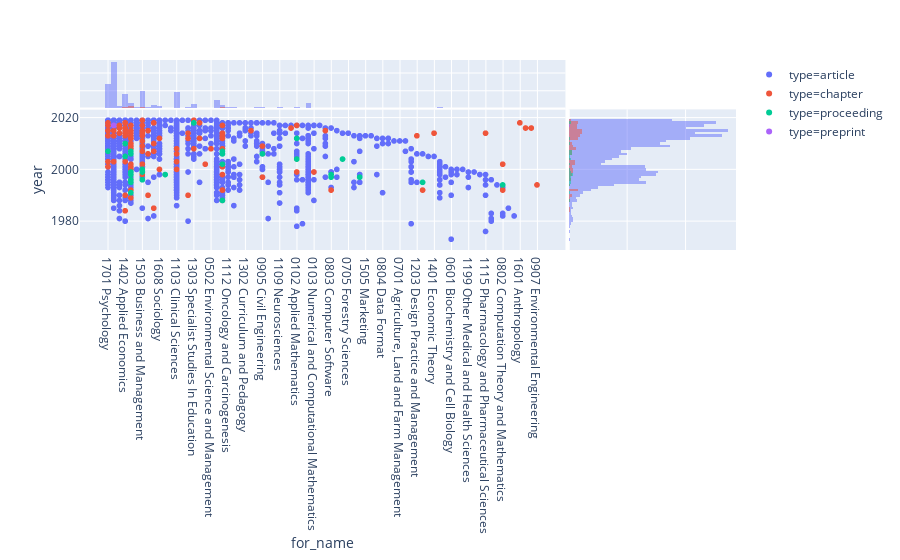

Write notebook code for a chart like this one.
### Code cell
px.scatter(df2, x="for_name", y="year", color="type", marginal_x="histogram", marginal_y="histogram")

### Figure 1 — Plotly figure (JSON) as saved in the notebook; plotly's stock layout.template omitted (floating-point values rounded to 4 significant figures; data arrays with more than 128 entries replaced by an {"elided": "..."} marker saying what was removed)
{"data": [{"hoverlabel": {"namelength": 0}, "hovertemplate": "type=article<br>for_name=%{x}<br>year=%{y}", "legendgroup": "type=article", "marker": {"color": "#636efa", "symbol": "circle"}, "mode": "markers", "name": "type=article", "showlegend": true, "type": "scattergl", "uid": "6c779614-e0f2-4013-9c53-652176f7c39a", "x": {"elided": "2062 str values"}, "xaxis": "x", "y": {"elided": "2062 int values"}, "yaxis": "y"}, {"alignmentgroup": "True", "bingroup": "x", "hoverlabel": {"namelength": 0}, "hovertemplate": "type=article<br>for_name=%{x}<br>count=%{y}", "legendgroup": "type=article", "marker": {"color": "#636efa"}, "name": "type=article", "offsetgroup": "type=article", "opacity": 0.5, "showlegend": false, "type": "histogram", "uid": "2a31844d-8dc7-4999-b839-fa6a4e29df2d", "x": {"elided": "2062 str values"}, "xaxis": "x", "yaxis": "y2"}, {"alignmentgroup": "True", "bingroup": "y", "hoverlabel": {"namelength": 0}, "hovertemplate": "type=article<br>year=%{y}<br>count=%{x}", "legendgroup": "type=article", "marker": {"color": "#636efa"}, "name": "type=article", "offsetgroup": "type=article", "opacity": 0.5, "showlegend": false, "type": "histogram", "uid": "1511c66d-f2aa-4e6e-b8d1-627f6193d280", "xaxis": "x2", "y": {"elided": "2062 int values"}, "yaxis": "y"}, {"hoverlabel": {"namelength": 0}, "hovertemplate": "type=chapter<br>for_name=%{x}<br>year=%{y}", "legendgroup": "type=chapter", "marker": {"color": "#EF553B", "symbol": "circle"}, "mode": "markers", "name": "type=chapter", "showlegend": true, "type": "scattergl", "uid": "41615c02-76ef-4095-9bd7-f6d97b08d685", "x": ["1303 Specialist Studies In Education", "1503 Business and Management", "1601 Anthropology", "1606 Political Science", "1402 Applied Economics", "1701 Psychology", "1303 Specialist Studies In Education", "1402 Applied Economics", "1605 Policy and Administration", "1402 Applied Economics", "0801 Artificial Intelligence and Image Processing", "0806 Information Systems", "0102 Applied Mathematics", "0104 Statistics", "1117 Public Health and Health Services", "1701 Psychology", "1503 Business and Management", "2103 Historical Studies", "0104 Statistics", "0104 Statistics", "1402 Applied Economics", "1202 Building", "1402 Applied Economics", "0403 Geology", "2002 Cultural Studies", "0806 Information Systems", "0806 Information Systems", "0806 Information Systems", "1503 Business and Management", "1701 Psychology", "1117 Public Health and Health Services", "1801 Law", "1604 Human Geography", "1402 Applied Economics", "1701 Psychology", "1402 Applied Economics", "1403 Econometrics", "1401 Economic Theory", "1503 Business and Management", "0806 Information Systems", "0801 Artificial Intelligence and Image Processing", "1115 Pharmacology and Pharmaceutical Sciences", "1503 Business and Management", "0104 Statistics", "1503 Business and Management", "1402 Applied Economics", "1503 Business and Management", "1203 Design Practice and Management", "1701 Psychology", "1701 Psychology", "1117 Public Health and Health Services", "1402 Applied Economics", "1503 Business and Management", "0801 Artificial Intelligence and Image Processing", "0806 Information Systems", "0801 Artificial Intelligence and Image Processing", "0806 Information Systems", "1606 Political Science", "1608 Sociology", "0801 Artificial Intelligence and Image Processing", "0801 Artificial Intelligence and Image Processing", "0806 Information Systems", "0806 Information Systems", "1403 Econometrics", "1503 Business and Management", "1402 Applied Economics", "1605 Policy and Administration", "0806 Information Systems", "0905 Civil Engineering", "0806 Information Systems", "1503 Business and Management", "0806 Information Systems", "0806 Information Systems", "0801 Artificial Intelligence and Image Processing", "1103 Clinical Sciences", "0502 Environmental Science and Management", "0806 Information Systems", "1303 Specialist Studies In Education", "1605 Policy and Administration", "1503 Business and Management", "1701 Psychology", "1103 Clinical Sciences", "1801 Law", "0905 Civil Engineering", "0102 Applied Mathematics", "1103 Clinical Sciences", "1117 Public Health and Health Services", "1117 Public Health and Health Services", "1701 Psychology", "1402 Applied Economics", "2203 Philosophy", "0806 Information Systems", "1503 Business and Management", "1503 Business and Management", "0802 Computation Theory and Mathematics", "0806 Information Systems", "0801 Artificial Intelligence and Image Processing", "1701 Psychology", "1103 Clinical Sciences", "0806 Information Systems", "1503 Business and Management", "1608 Sociology", "1503 Business and Management", "1503 Business and Management", "0102 Applied Mathematics", "0103 Numerical and Computational Mathematics", "0806 Information Systems", "1503 Business and Management", "0801 Artificial Intelligence and Image Processing", "0905 Civil Engineering", "0806 Information Systems", "0806 Information Systems", "0907 Environmental Engineering", "0806 Information Systems", "0801 Artificial Intelligence and Image Processing", "0806 Information Systems", "0803 Computer Software", "0801 Artificial Intelligence and Image Processing", "0802 Computation Theory and Mathematics", "0910 Manufacturing Engineering", "0801 Artificial Intelligence and Image Processing", "1801 Law", "1402 Applied Economics", "1403 Econometrics", "0806 Information Systems", "0801 Artificial Intelligence and Image Processing", "1605 Policy and Administration", "1402 Applied Economics"], "xaxis": "x", "y": [2019, 2019, 2018, 2018, 2018, 2018, 2018, 2018, 2018, 2018, 2017, 2017, 2017, 2017, 2017, 2017, 2017, 2016, 2016, 2016, 2016, 2016, 2016, 2016, 2015, 2015, 2015, 2015, 2015, 2015, 2015, 2015, 2015, 2015, 2015, 2014, 2014, 2014, 2014, 2014, 2014, 2014, 2014, 2014, 2014, 2014, 2013, 2013, 2013, 2013, 2013, 2013, 2013, 2013, 2013, 2013, 2012, 2012, 2012, 2012, 2012, 2012, 2012, 2012, 2011, 2010, 2010, 2010, 2009, 2009, 2009, 2009, 2008, 2008, 2008, 2008, 2008, 2008, 2007, 2007, 2007, 2006, 2006, 2006, 2004, 2003, 2003, 2003, 2003, 2003, 2002, 2002, 2002, 2002, 2002, 2001, 2001, 2001, 2000, 2000, 2000, 2000, 1999, 1999, 1999, 1999, 1998, 1998, 1998, 1997, 1996, 1996, 1994, 1992, 1992, 1992, 1992, 1992, 1992, 1992, 1992, 1990, 1990, 1990, 1989, 1988, 1985, 1984], "yaxis": "y"}, {"alignmentgroup": "True", "bingroup": "x", "hoverlabel": {"namelength": 0}, "hovertemplate": "type=chapter<br>for_name=%{x}<br>count=%{y}", "legendgroup": "type=chapter", "marker": {"color": "#EF553B"}, "name": "type=chapter", "offsetgroup": "type=chapter", "opacity": 0.5, "showlegend": false, "type": "histogram", "uid": "adcf911c-f3c8-47ea-b550-aa28ef95f7e3", "x": ["1303 Specialist Studies In Education", "1503 Business and Management", "1601 Anthropology", "1606 Political Science", "1402 Applied Economics", "1701 Psychology", "1303 Specialist Studies In Education", "1402 Applied Economics", "1605 Policy and Administration", "1402 Applied Economics", "0801 Artificial Intelligence and Image Processing", "0806 Information Systems", "0102 Applied Mathematics", "0104 Statistics", "1117 Public Health and Health Services", "1701 Psychology", "1503 Business and Management", "2103 Historical Studies", "0104 Statistics", "0104 Statistics", "1402 Applied Economics", "1202 Building", "1402 Applied Economics", "0403 Geology", "2002 Cultural Studies", "0806 Information Systems", "0806 Information Systems", "0806 Information Systems", "1503 Business and Management", "1701 Psychology", "1117 Public Health and Health Services", "1801 Law", "1604 Human Geography", "1402 Applied Economics", "1701 Psychology", "1402 Applied Economics", "1403 Econometrics", "1401 Economic Theory", "1503 Business and Management", "0806 Information Systems", "0801 Artificial Intelligence and Image Processing", "1115 Pharmacology and Pharmaceutical Sciences", "1503 Business and Management", "0104 Statistics", "1503 Business and Management", "1402 Applied Economics", "1503 Business and Management", "1203 Design Practice and Management", "1701 Psychology", "1701 Psychology", "1117 Public Health and Health Services", "1402 Applied Economics", "1503 Business and Management", "0801 Artificial Intelligence and Image Processing", "0806 Information Systems", "0801 Artificial Intelligence and Image Processing", "0806 Information Systems", "1606 Political Science", "1608 Sociology", "0801 Artificial Intelligence and Image Processing", "0801 Artificial Intelligence and Image Processing", "0806 Information Systems", "0806 Information Systems", "1403 Econometrics", "1503 Business and Management", "1402 Applied Economics", "1605 Policy and Administration", "0806 Information Systems", "0905 Civil Engineering", "0806 Information Systems", "1503 Business and Management", "0806 Information Systems", "0806 Information Systems", "0801 Artificial Intelligence and Image Processing", "1103 Clinical Sciences", "0502 Environmental Science and Management", "0806 Information Systems", "1303 Specialist Studies In Education", "1605 Policy and Administration", "1503 Business and Management", "1701 Psychology", "1103 Clinical Sciences", "1801 Law", "0905 Civil Engineering", "0102 Applied Mathematics", "1103 Clinical Sciences", "1117 Public Health and Health Services", "1117 Public Health and Health Services", "1701 Psychology", "1402 Applied Economics", "2203 Philosophy", "0806 Information Systems", "1503 Business and Management", "1503 Business and Management", "0802 Computation Theory and Mathematics", "0806 Information Systems", "0801 Artificial Intelligence and Image Processing", "1701 Psychology", "1103 Clinical Sciences", "0806 Information Systems", "1503 Business and Management", "1608 Sociology", "1503 Business and Management", "1503 Business and Management", "0102 Applied Mathematics", "0103 Numerical and Computational Mathematics", "0806 Information Systems", "1503 Business and Management", "0801 Artificial Intelligence and Image Processing", "0905 Civil Engineering", "0806 Information Systems", "0806 Information Systems", "0907 Environmental Engineering", "0806 Information Systems", "0801 Artificial Intelligence and Image Processing", "0806 Information Systems", "0803 Computer Software", "0801 Artificial Intelligence and Image Processing", "0802 Computation Theory and Mathematics", "0910 Manufacturing Engineering", "0801 Artificial Intelligence and Image Processing", "1801 Law", "1402 Applied Economics", "1403 Econometrics", "0806 Information Systems", "0801 Artificial Intelligence and Image Processing", "1605 Policy and Administration", "1402 Applied Economics"], "xaxis": "x", "yaxis": "y2"}, {"alignmentgroup": "True", "bingroup": "y", "hoverlabel": {"namelength": 0}, "hovertemplate": "type=chapter<br>year=%{y}<br>count=%{x}", "legendgroup": "type=chapter", "marker": {"color": "#EF553B"}, "name": "type=chapter", "offsetgroup": "type=chapter", "opacity": 0.5, "showlegend": false, "type": "histogram", "uid": "eef9714f-b6ee-41cf-b0d6-edefcedbd7f4", "xaxis": "x2", "y": [2019, 2019, 2018, 2018, 2018, 2018, 2018, 2018, 2018, 2018, 2017, 2017, 2017, 2017, 2017, 2017, 2017, 2016, 2016, 2016, 2016, 2016, 2016, 2016, 2015, 2015, 2015, 2015, 2015, 2015, 2015, 2015, 2015, 2015, 2015, 2014, 2014, 2014, 2014, 2014, 2014, 2014, 2014, 2014, 2014, 2014, 2013, 2013, 2013, 2013, 2013, 2013, 2013, 2013, 2013, 2013, 2012, 2012, 2012, 2012, 2012, 2012, 2012, 2012, 2011, 2010, 2010, 2010, 2009, 2009, 2009, 2009, 2008, 2008, 2008, 2008, 2008, 2008, 2007, 2007, 2007, 2006, 2006, 2006, 2004, 2003, 2003, 2003, 2003, 2003, 2002, 2002, 2002, 2002, 2002, 2001, 2001, 2001, 2000, 2000, 2000, 2000, 1999, 1999, 1999, 1999, 1998, 1998, 1998, 1997, 1996, 1996, 1994, 1992, 1992, 1992, 1992, 1992, 1992, 1992, 1992, 1990, 1990, 1990, 1989, 1988, 1985, 1984], "yaxis": "y"}, {"hoverlabel": {"namelength": 0}, "hovertemplate": "type=proceeding<br>for_name=%{x}<br>year=%{y}", "legendgroup": "type=proceeding", "marker": {"color": "#00cc96", "symbol": "circle"}, "mode": "markers", "name": "type=proceeding", "showlegend": true, "type": "scattergl", "uid": "9842c250-dde6-4dcb-aebf-a4b472a3e97b", "x": ["1303 Specialist Studies In Education", "1303 Specialist Studies In Education", "0102 Applied Mathematics", "1402 Applied Economics", "1701 Psychology", "0806 Information Systems", "0801 Artificial Intelligence and Image Processing", "0905 Civil Engineering", "0806 Information Systems", "0801 Artificial Intelligence and Image Processing", "1402 Applied Economics", "1005 Communications Technologies", "0102 Applied Mathematics", "0801 Artificial Intelligence and Image Processing", "1503 Business and Management", "0806 Information Systems", "1503 Business and Management", "0806 Information Systems", "0803 Computer Software", "0806 Information Systems", "2004 Linguistics", "0803 Computer Software", "0903 Biomedical Engineering", "0806 Information Systems", "1503 Business and Management", "0910 Manufacturing Engineering", "0806 Information Systems", "0802 Computation Theory and Mathematics", "0806 Information Systems", "0801 Artificial Intelligence and Image Processing"], "xaxis": "x", "y": [2018, 2018, 2012, 2010, 2007, 2007, 2007, 2006, 2006, 2006, 2005, 2004, 2004, 2002, 2000, 1999, 1999, 1998, 1998, 1998, 1998, 1997, 1997, 1996, 1996, 1995, 1995, 1994, 1991, 1988], "yaxis": "y"}, {"alignmentgroup": "True", "bingroup": "x", "hoverlabel": {"namelength": 0}, "hovertemplate": "type=proceeding<br>for_name=%{x}<br>count=%{y}", "legendgroup": "type=proceeding", "marker": {"color": "#00cc96"}, "name": "type=proceeding", "offsetgroup": "type=proceeding", "opacity": 0.5, "showlegend": false, "type": "histogram", "uid": "910d9e6b-40da-47a8-a6e3-73b47831d3ce", "x": ["1303 Specialist Studies In Education", "1303 Specialist Studies In Education", "0102 Applied Mathematics", "1402 Applied Economics", "1701 Psychology", "0806 Information Systems", "0801 Artificial Intelligence and Image Processing", "0905 Civil Engineering", "0806 Information Systems", "0801 Artificial Intelligence and Image Processing", "1402 Applied Economics", "1005 Communications Technologies", "0102 Applied Mathematics", "0801 Artificial Intelligence and Image Processing", "1503 Business and Management", "0806 Information Systems", "1503 Business and Management", "0806 Information Systems", "0803 Computer Software", "0806 Information Systems", "2004 Linguistics", "0803 Computer Software", "0903 Biomedical Engineering", "0806 Information Systems", "1503 Business and Management", "0910 Manufacturing Engineering", "0806 Information Systems", "0802 Computation Theory and Mathematics", "0806 Information Systems", "0801 Artificial Intelligence and Image Processing"], "xaxis": "x", "yaxis": "y2"}, {"alignmentgroup": "True", "bingroup": "y", "hoverlabel": {"namelength": 0}, "hovertemplate": "type=proceeding<br>year=%{y}<br>count=%{x}", "legendgroup": "type=proceeding", "marker": {"color": "#00cc96"}, "name": "type=proceeding", "offsetgroup": "type=proceeding", "opacity": 0.5, "showlegend": false, "type": "histogram", "uid": "cf25590b-9f6f-4dcf-961b-30d361bf2ef9", "xaxis": "x2", "y": [2018, 2018, 2012, 2010, 2007, 2007, 2007, 2006, 2006, 2006, 2005, 2004, 2004, 2002, 2000, 1999, 1999, 1998, 1998, 1998, 1998, 1997, 1997, 1996, 1996, 1995, 1995, 1994, 1991, 1988], "yaxis": "y"}, {"hoverlabel": {"namelength": 0}, "hovertemplate": "type=preprint<br>for_name=%{x}<br>year=%{y}", "legendgroup": "type=preprint", "marker": {"color": "#ab63fa", "symbol": "circle"}, "mode": "markers", "name": "type=preprint", "showlegend": true, "type": "scattergl", "uid": "44e407f0-016a-4b39-8026-fad9391c8839", "x": ["1117 Public Health and Health Services"], "xaxis": "x", "y": [2017], "yaxis": "y"}, {"alignmentgroup": "True", "bingroup": "x", "hoverlabel": {"namelength": 0}, "hovertemplate": "type=preprint<br>for_name=%{x}<br>count=%{y}", "legendgroup": "type=preprint", "marker": {"color": "#ab63fa"}, "name": "type=preprint", "offsetgroup": "type=preprint", "opacity": 0.5, "showlegend": false, "type": "histogram", "uid": "f6e38314-5424-42c0-88e7-8897a1e006a3", "x": ["1117 Public Health and Health Services"], "xaxis": "x", "yaxis": "y2"}, {"alignmentgroup": "True", "bingroup": "y", "hoverlabel": {"namelength": 0}, "hovertemplate": "type=preprint<br>year=%{y}<br>count=%{x}", "legendgroup": "type=preprint", "marker": {"color": "#ab63fa"}, "name": "type=preprint", "offsetgroup": "type=preprint", "opacity": 0.5, "showlegend": false, "type": "histogram", "uid": "4a7e5f7f-9394-4ac3-9f97-f5fe12a058c1", "xaxis": "x2", "y": [2017], "yaxis": "y"}], "layout": {"autosize": true, "barmode": "overlay", "legend": {"tracegroupgap": 0}, "margin": {"t": 60}, "xaxis": {"autorange": true, "domain": [0, 0.74], "range": [-4.469, 79.47], "showgrid": true, "title": {"text": "for_name"}, "type": "category"}, "xaxis2": {"autorange": true, "domain": [0.745, 1], "range": [0, 143.2], "showticklabels": false}, "yaxis": {"autorange": true, "domain": [0, 0.74], "range": [1970.0, 2022.0], "showgrid": true, "title": {"text": "year"}, "type": "linear"}, "yaxis2": {"autorange": true, "domain": [0.745, 1], "range": [0, 547.4], "showticklabels": false}}}
